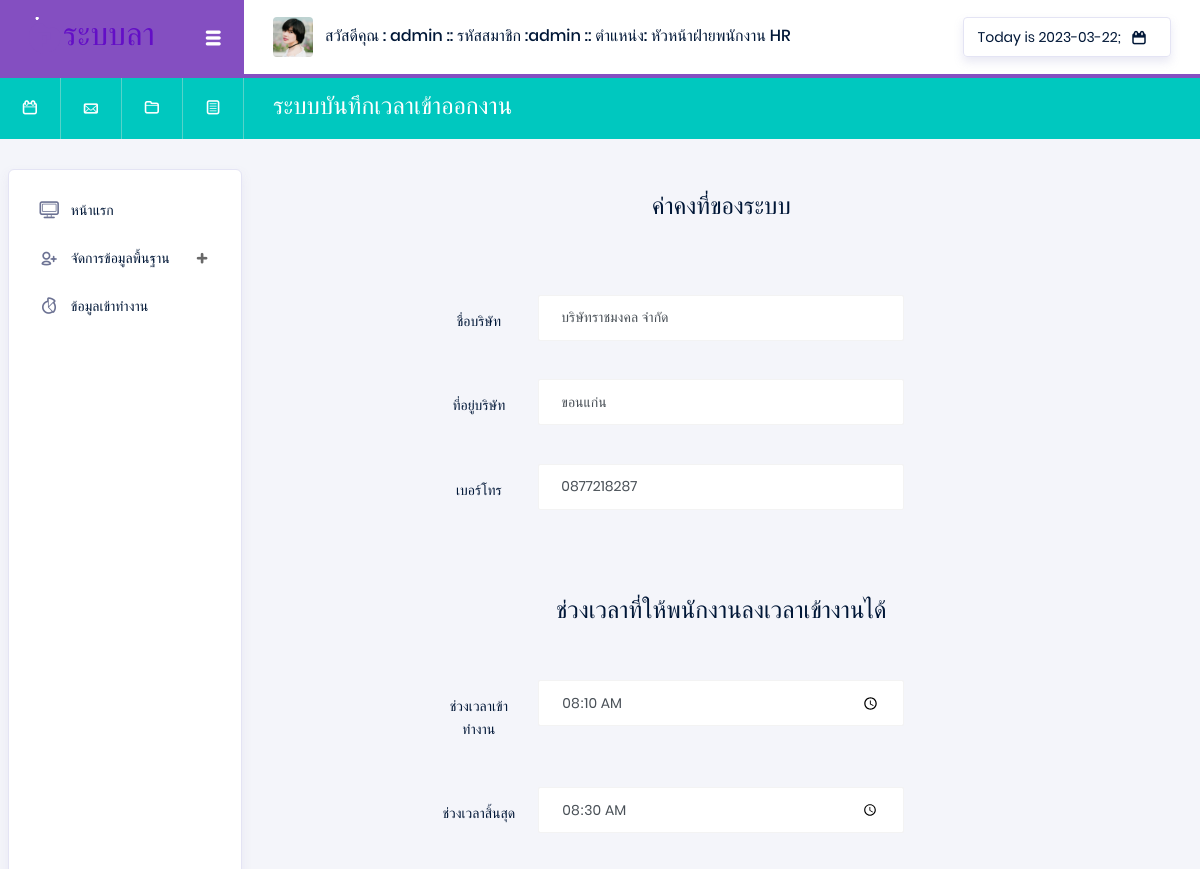
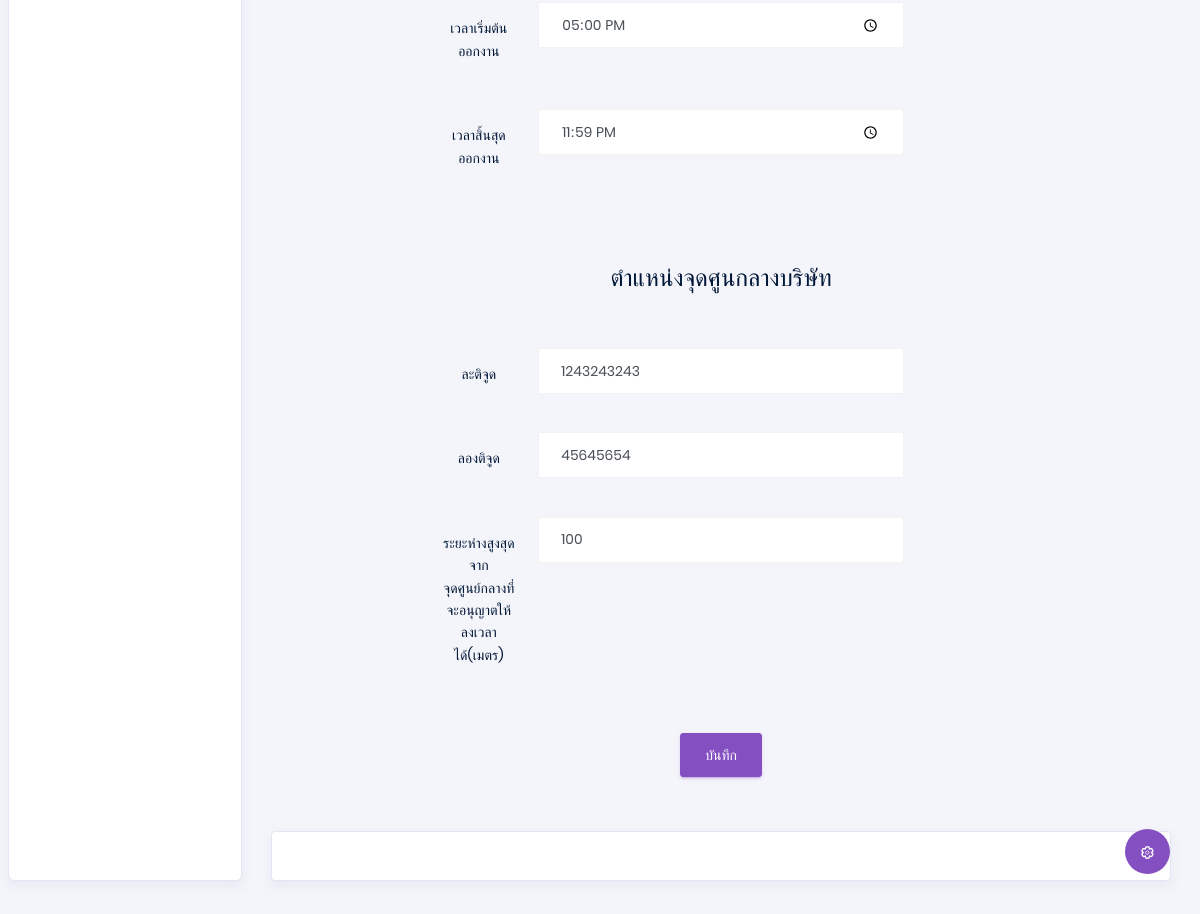
Page /index.php?p=constant (signed in) on the earlier database version (2 pictures, top to bottom).
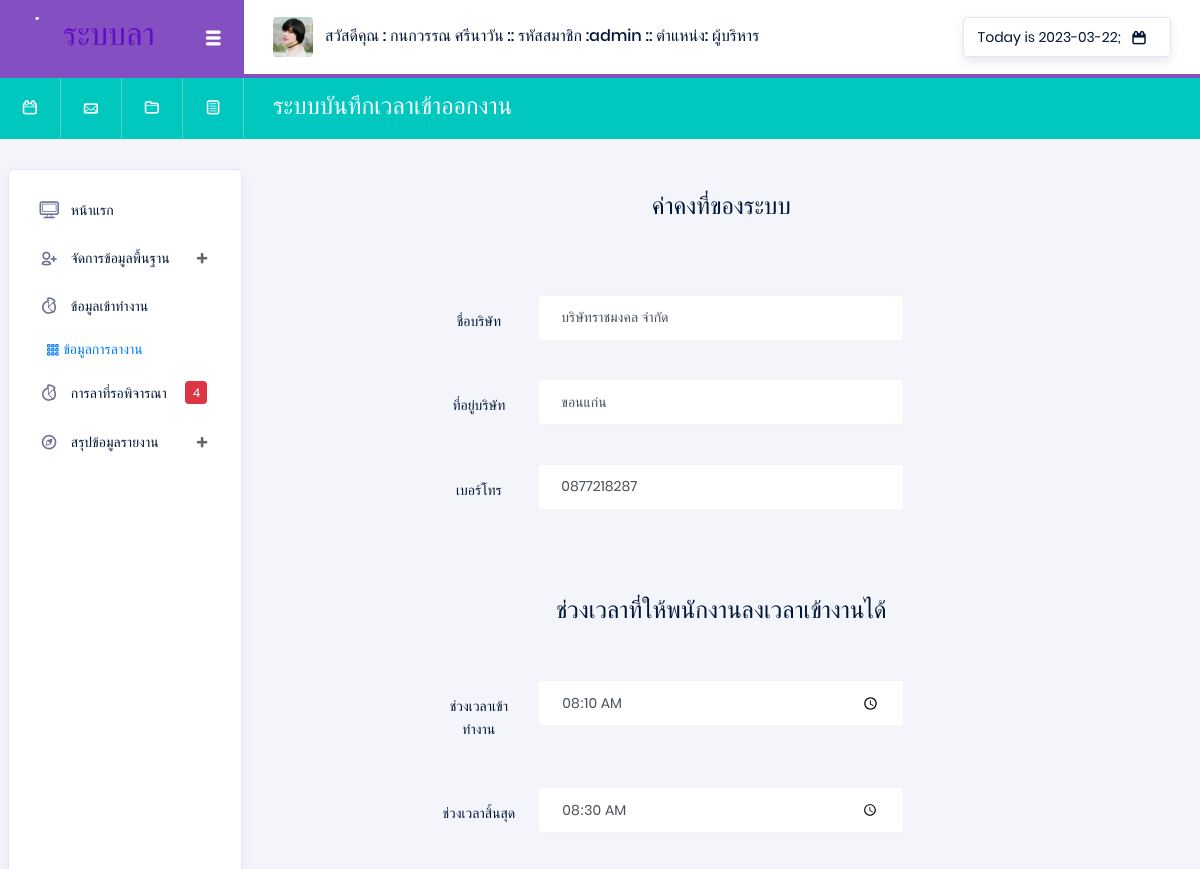
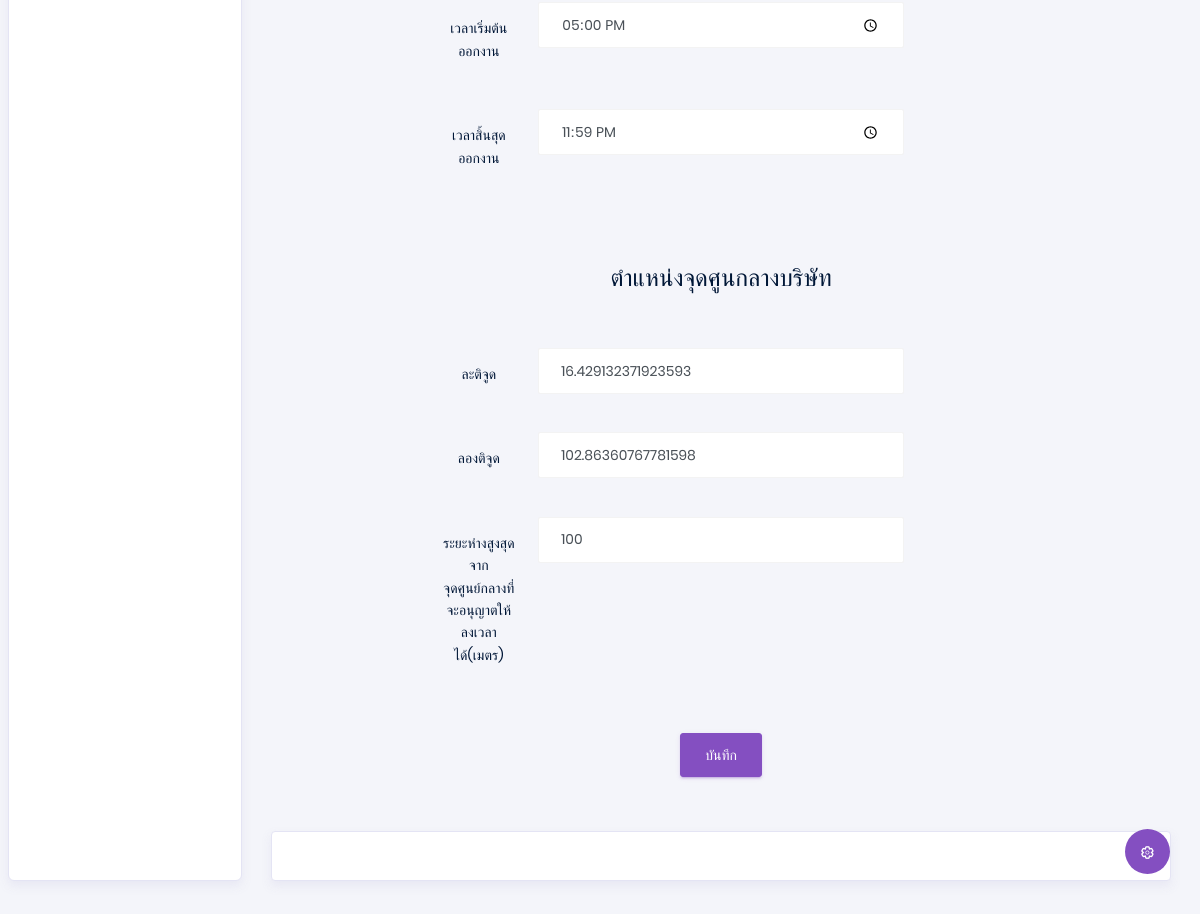
Same page on the later database version (2 pictures, top to bottom).
### tables this page shows
CREATE TABLE `position` (
  `Pos_id` varchar(13) NOT NULL,
  `Pos_name` varchar(50) NOT NULL,
  `user_group` int(11) NOT NULL
);

CREATE TABLE `constant` (
  `Stytem_No` int(10) NOT NULL,
  `Stytem_name` text NOT NULL,
  `Stytem_address` varchar(200) NOT NULL,
  `Stytem_tel` varchar(10) NOT NULL,
  `Stytem_radius` varchar(100) NOT NULL,
  `System_latitude` varchar(100) NOT NULL,
  `System_longitude` varchar(100) NOT NULL,
  `System_period` varchar(100) NOT NULL,
  `System_timeoff` varchar(100) NOT NULL,
  `Stytem_starttime` varchar(100) NOT NULL,
  `Stytem_endtime` varchar(100) NOT NULL
);

### api/showData.php (called while the page is built, shortened)
<?php
$Pos_id = $_SESSION['Pos_id'];
@$ShowPosition = "SELECT * FROM position WHERE  Pos_id =  '$Pos_id' ";
@$SQLShowPosition = mysqli_query($con, $ShowPosition) or die("Error in query: $ShowPosition ");
while ($Showposition = mysqli_fetch_array($SQLShowPosition)) {
    @$Pos_name = $Showposition['Pos_name'];
}

### pages/system/constant.php (the view, shortened to what the changed rows need)
<div class="main-panel">
    <div class="content-wrapper">
        <?php
        @$constant = "SELECT * FROM constant  ";
        @$Sqlconstant = mysqli_query($con, $constant) or die("Error in query: $constant ");
        while ($ShowSqlconstant = mysqli_fetch_array($Sqlconstant)) {
            $Stytem_name =   $ShowSqlconstant['Stytem_name'];
            $Stytem_address =   $ShowSqlconstant['Stytem_address'];
            $Stytem_tel =   $ShowSqlconstant['Stytem_tel'];
            $Stytem_radius =   $ShowSqlconstant['Stytem_radius'];
            $System_latitude =   $ShowSqlconstant['System_latitude'];
            $System_longitude =   $ShowSqlconstant['System_longitude'];
            $System_period =   $ShowSqlconstant['System_period'];
            $System_timeoff =   $ShowSqlconstant['System_timeoff'];
            $Stytem_starttime =   $ShowSqlconstant['Stytem_starttime'];
            $Stytem_endtime =   $ShowSqlconstant['Stytem_endtime'];
        }
        ?>
        <center>
            <br>
            <h4>ค่าคงที่ของระบบ </h4>
            <br>
            <div class="card-body col-md-8">
                <form class="forms-sample" action="./api/api_system.php" method="POST">
                    <div class="form-group row">
                        <label for="inputEmail3" class="col-sm-2 col-form-label">ชื่อบริษัท</label>
                        <div class="col-sm-8">
                            <input type="text" class="form-control" name="Stytem_name" id="Stytem_name" value="<?php echo $Stytem_name; ?>" placeholder="ชื่อบริษัท" required>
                        </div>
                    </div>
                    <div class="form-group row">
                        <label class="col-sm-2 col-form-label" for="exampleInputUsername1">ที่อยู่บริษัท</label>
                        <div class="col-sm-8">
                            <input type="text" class="form-control" name="Stytem_address" id="Stytem_address" value="<?php echo $Stytem_address; ?>" placeholder="ที่อยู่บริษัท" required>
                        </div>
                    </div>
                    <div class="form-group row">
                        <label class="col-sm-2 col-form-label" for="exampleInputUsername1">เบอร์โทร</label>
                        <div class="col-sm-8">
                            <input type="text" class="form-control" name="Stytem_tel" id="Stytem_tel" value="<?php echo $Stytem_tel; ?>" placeholder="เบอร์โทร" min="100000000" max="9999999999" required>
                        </div>
                    </div>
                    <br><br>
                    <h4>ช่วงเวลาที่ให้พนักงานลงเวลาเข้างานได้ </h4>
                    <br><br>
                    <div class="form-group row">
                        <label class="col-sm-2 col-form-label" for="exampleInputUsername1">ช่วงเวลาเข้าทำงาน</label>
                        <div class="col-sm-8">
                            <input type="time" class="form-control" name="System_period" id="System_period" value="<?php echo $System_period; ?>" placeholder="เวลาเข้างาน" required>
                        </div>
                    </div>
                    <div class="form-group row">
                        <label class="col-sm-2 col-form-label" for="exampleInputUsername1">ช่วงเวลาสิ้นสุด</label>
                        <div class="col-sm-8">
                            <input type="time" class="form-control" name="System_timeoff" id="System_timeoff" value="<?php echo $System_timeoff; ?>" placeholder="เวลาออกงาน" required>
                        </div>
                    </div>
                    <div class="form-group row">
                        <label class="col-sm-2 col-form-label" for="exampleInputUsername1">เวลาเริ่มต้นออกงาน</label>
                        <div class="col-sm-8">
                            <input type="time" class="form-control" name="Stytem_starttime" id="Stytem_starttime" value="<?php echo $Stytem_starttime; ?>" placeholder="เวลาเข้างาน" required>
                        </div>
                    </div>
                    <div class="form-group row">
                        <label class="col-sm-2 col-form-label" for="exampleInputUsername1">เวลาสิ้นสุดออกงาน</label>
                        <div class="col-sm-8">
                            <input type="time" class="form-control" name="Stytem_endtime" id="Stytem_endtime" value="<?php echo $Stytem_endtime; ?>" placeholder="เวลาออกงาน" required>
                        </div>
                    </div>
                    <br><br>
                    <h4>ตำแหน่งจุดศูนกลางบริษัท </h4>
                    <br><br>
                    <div class="form-group row">
                        <label class="col-sm-2 col-form-label" for="exampleInputUsername1">ละติจูด</label>
                        <div class="col-sm-8">
                            <input type="text" class="form-control" name="System_latitude" id="System_latitude" value="<?php echo $System_latitude; ?>" placeholder="ตำแหน่งรัติจุ" required>
                        </div>
                    </div>
                    <div class="form-group row">
                        <label class="col-sm-2 col-form-label" for="exampleInputUsername1">ลองติจูด</label>
                        <div class="col-sm-8">
                            <input type="text" class="form-control" name="System_longitude" id="System_longitude" value="<?php echo $System_longitude; ?>" placeholder="ตำแหน่งรัติจุ" required>
                        </div>
                    </div>
                    <div class="form-group row">
                        <label class="col-sm-2 col-form-label" class="col-sm-2 col-form-label" for="exampleInputUsername1">ระยะห่างสูงสุดจากจุดศูนย์กลางที่จะอนุญาตให้ลงเวลาได้(เมตร)</label>
                        <div class="col-sm-8">
                            <input type="text" class="form-control" name="Stytem_radius" id="Stytem_radius" value="<?php echo $Stytem_radius; ?>" placeholder="ตำแหน่งรัติจุ" required>
                        </div>
                    </div>
            </div>
            <button type="submit" class="btn btn-primary" id="buttonY">บันทึก </button>
    </div>
    <br>
    <footer class="footer">
        <div class="card">
            <div class="card-body">
            </div>
    </footer>
</div>

### Head.php (shortened to what the changed rows need)
<nav class="navbar col-lg-12 col-12 p-0 fixed-top d-flex flex-row">
  <div class="navbar-brand-wrapper d-flex justify-content-center">
    <div class="navbar-brand-inner-wrapper d-flex justify-content-between align-items-center w-100">
      <a class="navbar-brand brand-logo" href="#"><img src="images/logo-dark11.svg" alt="logo" /></a>
      <button class="navbar-toggler navbar-toggler align-self-center" type="button" data-toggle="minimize">
        <span class="typcn typcn-th-menu"></span>
      </button>
    </div>
  </div>
  <div class="navbar-menu-wrapper d-flex align-items-center justify-content-end">
    <ul class="navbar-nav mr-lg-2">
      <li class="nav-item nav-profile dropdown">
        <a class="nav-link" href="#" data-toggle="dropdown" id="profileDropdown">
          <img src="images/faces/face5.jpg" alt="profile" />
          <span class="nav-profile-name">
            สวัสดีคุณ : <?php echo $_SESSION['Emp_name']; ?>
            :: รหัสสมาชิก :<?php echo $_SESSION['Emp_id']; ?>
            :: ตำแหน่ง: <?php echo $Pos_name; ?> </span>
        </a>
      </li>
    </ul>
    <ul class="navbar-nav navbar-nav-right">
      <li class="nav-item nav-date dropdown">
        <a class="nav-link d-flex justify-content-center align-items-center" href="javascript:;">
          <h6 class="date mb-0"> <?php echo "Today is " . date("Y-m-d") ?>;</h6>
          <i class="typcn typcn-calendar"></i>
        </a>
      </li>
    </ul>
  </div>
</nav>
<nav class="navbar-breadcrumb col-xl-12 col-12 d-flex flex-row p-0">
  <div class="navbar-links-wrapper d-flex align-items-stretch">
    <div class="nav-link">
      <a href="javascript:;"><i class="typcn typcn-calendar-outline"></i></a>
    </div>
    <div class="nav-link">
      <a href="javascript:;"><i class="typcn typcn-mail"></i></a>
    </div>
    <div class="nav-link">
      <a href="javascript:;"><i class="typcn typcn-folder"></i></a>
    </div>
    <div class="nav-link">
      <a href="javascript:;"><i class="typcn typcn-document-text"></i></a>
    </div>
  </div>
  <div class="navbar-menu-wrapper d-flex align-items-center justify-content-end">
    <ul class="navbar-nav mr-lg-2">
      <li class="nav-item ml-0">
        <h4 class="mb-0">ระบบบันทึกเวลาเข้าออกงาน </h4>
      </li>
    </ul>
  </div>
</nav>
<div class="container-fluid page-body-wrapper">
  <div class="theme-setting-wrapper">
    <div id="settings-trigger"><i class="typcn typcn-cog-outline"></i></div>
  </div>

### ListNan.php (shortened to what the changed rows need)
<?php
@$leavefd = "SELECT * FROM `leave` WHERE  Leave_status = 1 ORDER BY Leave_date DESC;   ";
@$Sqlleavefd = mysqli_query($con, $leavefd) or die("Error in query: $leavefd ");
@$numd = mysqli_num_rows($Sqlleavefd);
?>
<nav class="sidebar sidebar-offcanvas" id="sidebar">
  <ul class="nav">
    <li class="nav-item">
      <a class="nav-link" href="index.php?p=Home">
        <i class="typcn typcn-device-desktop menu-icon"></i>
        <span class="menu-title">หน้าแรก</span>
      </a>
    </li>
    <li class="nav-item">
      <?php
      if ($_SESSION['user_group'] != '2') { ?>
        <a class="nav-link" data-toggle="collapse" href="#auth" aria-expanded="false" aria-controls="auth">
          <i class="typcn typcn-user-add-outline menu-icon"></i>
          <span class="menu-title">จัดการข้อมูลพื้นฐาน</span>
          <i class="menu-arrow"></i>
        </a>
      <?php  } ?>
    </li>
    <li class="nav-item">
      <a class="nav-link" href="index.php?p=timetable">
        <i class="typcn typcn-chart-pie-outline menu-icon"></i>
        <span class="menu-title">ข้อมูลเข้าทำงาน</span>
      </a>
    </li>
    <?php
    if ($_SESSION['user_group'] == '1' || $_SESSION['user_group'] == '3') { ?>
      <a class="nav-link" data-toggle="collapse" href="#tables" aria-expanded="false" aria-controls="tables">
        <i class="typcn typcn-th-small-outline menu-icon"></i>
        <span class="menu-title">ข้อมูลการลางาน</span>
      </a>
      <li class="nav-item">
        <a class="nav-link" href="index.php?p=leave1">
          <i class="typcn typcn-chart-pie-outline menu-icon"></i>
          <span class="menu-title">การลาที่รอพิจารณา </span>
          <div class="badge badge-danger"><?php echo $numd ?></div>
        </a>
      </li>
      <li class="nav-item">
        <a class="nav-link" data-toggle="collapse" href="#icons" aria-expanded="false" aria-controls="icons">
          <i class="typcn typcn-compass menu-icon"></i>
          <span class="menu-title">สรุปข้อมูลรายงาน</span>
          <i class="menu-arrow"></i>
        </a>
      </li>
    <?php } ?>
  </ul>
</nav>

Differences in the rows shown:
no longer on this page (row edited): position: Pos_name "หัวหน้าฝ่ายพนักงาน HR"
added position: Pos_name "ผู้บริหาร"
changed constant "บริษัทราชมงคล จำกัด": System_latitude "1243243243" → "16.429132371923593"; System_longitude "45645654" → "102.86360767781598"
Other differences:
$_SESSION['Emp_name']: "admin" → "กนกวรรณ ศรีนาวัน"
$numd: (not shown) → "4"
text now shown: "ข้อมูลการลางาน การลาที่รอพิจารณา สรุปข้อมูลรายงาน"
